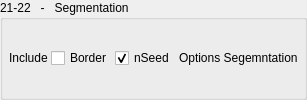
            <widget class="QGroupBox" name="groupBox_Segmentation">
             <property name="title">
              <string>21-22   -   Segmentation</string>
             </property>
             <property name="flat">
              <bool>true</bool>
             </property>
             <layout class="QGridLayout" name="gridLayout_20">
              <property name="leftMargin">
               <number>6</number>
              </property>
              <property name="topMargin">
               <number>6</number>
              </property>
              <property name="rightMargin">
               <number>6</number>
              </property>
              <property name="bottomMargin">
               <number>6</number>
              </property>
              <property name="spacing">
               <number>3</number>
              </property>
              <item row="0" column="0">
               <widget class="QLabel" name="label_25">
                <property name="minimumSize">
                 <size>
                  <width>0</width>
                  <height>0</height>
                 </size>
                </property>
                <property name="maximumSize">
                 <size>
                  <width>65</width>
                  <height>16777215</height>
                 </size>
                </property>
                <property name="text">
                 <string>Include</string>
                </property>
               </widget>
              </item>
              <item row="0" column="1">
               <widget class="QCheckBox" name="checkBox_ProcCon_Watershed_Border">
                <property name="minimumSize">
                 <size>
                  <width>61</width>
                  <height>0</height>
                 </size>
                </property>
                <property name="maximumSize">
                 <size>
                  <width>61</width>
                  <height>16777215</height>
                 </size>
                </property>
                <property name="text">
                 <string>Border</string>
                </property>
                <property name="checked">
                 <bool>false</bool>
                </property>
               </widget>
              </item>
              <item row="0" column="2">
               <widget class="QCheckBox" name="checkBox_ProcCon_Watershed_nSeed">
                <property name="minimumSize">
                 <size>
                  <width>61</width>
                  <height>0</height>
                 </size>
                </property>
                <property name="maximumSize">
                 <size>
                  <width>61</width>
                  <height>16777215</height>
                 </size>
                </property>
                <property name="text">
                 <string>nSeed</string>
                </property>
                <property name="checked">
                 <bool>true</bool>
                </property>
               </widget>
              </item>
              <item row="0" column="3">
               <widget class="QLabel" name="label_26">
                <property name="text">
                 <string>Options Segemntation</string>
                </property>
               </widget>
              </item>
             </layout>
            </widget>
